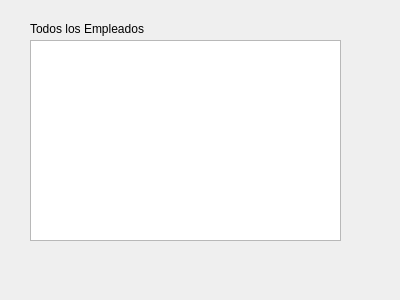
<?xml version="1.0" encoding="UTF-8"?>
<ui version="4.0">
 <class>list_gatos</class>
 <widget class="QDialog" name="list_gatos">
  <property name="geometry">
   <rect>
    <x>0</x>
    <y>0</y>
    <width>400</width>
    <height>300</height>
   </rect>
  </property>
  <property name="windowTitle">
   <string>Dialog</string>
  </property>
  <widget class="QLabel" name="label">
   <property name="geometry">
    <rect>
     <x>30</x>
     <y>20</y>
     <width>171</width>
     <height>17</height>
    </rect>
   </property>
   <property name="text">
    <string>Todos los Empleados</string>
   </property>
  </widget>
  <widget class="QPlainTextEdit" name="asd">
   <property name="geometry">
    <rect>
     <x>30</x>
     <y>40</y>
     <width>311</width>
     <height>201</height>
    </rect>
   </property>
  </widget>
 </widget>
 <resources/>
 <connections/>
</ui>
